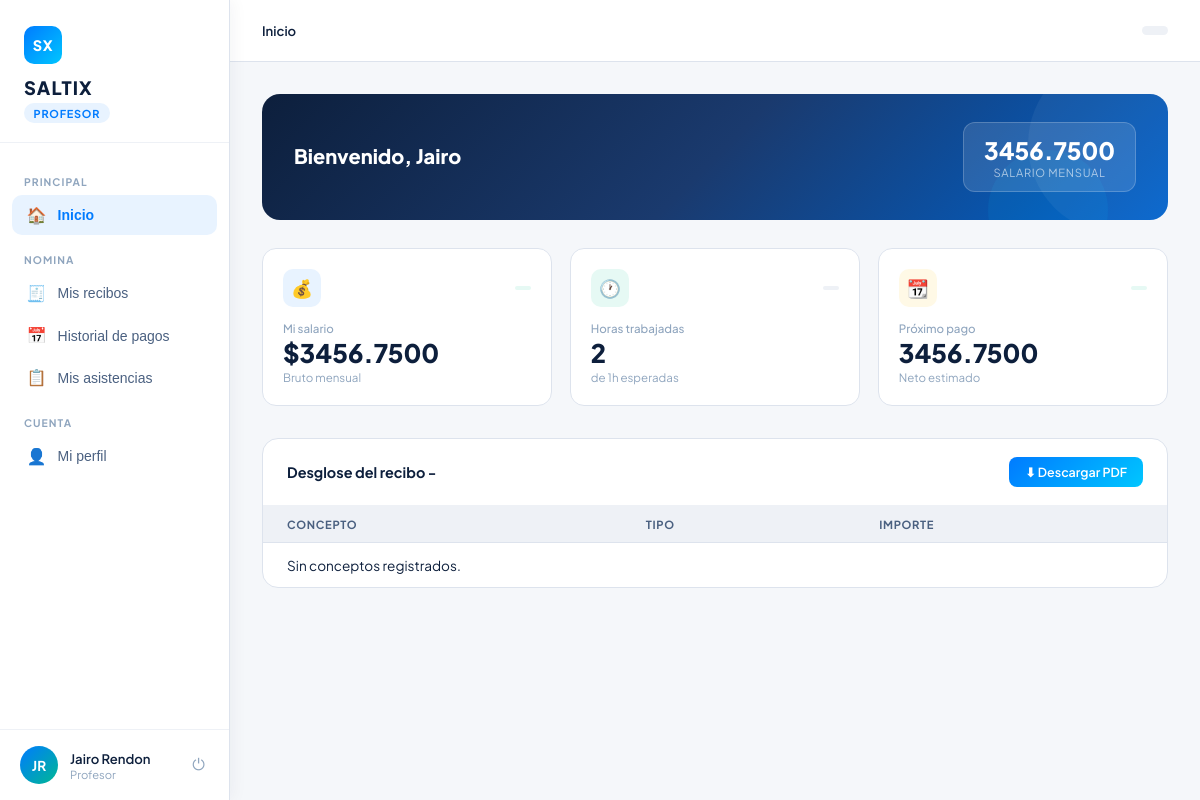
The app's page /profesores/ (signed in) with its own data.
### users/models.py (models this page shows, shortened)
class Usuario(AbstractBaseUser, PermissionsMixin):
    email = models.EmailField(max_length=254, unique=True)
    nombre = models.CharField(max_length=50, blank=False, null=False)
    apellido = models.CharField(max_length=50, blank=False, null=False)
    is_active = models.BooleanField(default=True)
    is_staff = models.BooleanField(default=False)
    date_joined = models.DateTimeField(default=timezone.now)
    last_login = models.DateTimeField(null=True, blank=True)
    rol_id = models.ForeignKey('Rol', on_delete=models.PROTECT, null=True, blank=True, related_name='users')
    objects = UsuarioManager()
    USERNAME_FIELD = "email"
    REQUIRED_FIELDS = ["nombre", "apellido"]

class Rol(models.Model):
    nombre = models.CharField(max_length=50, blank=False, null=False)
    descripcion = models.TextField(max_length=1000, blank=True, null=True)

### Profesores/models.py (models this page shows, shortened)
class Profesor(models.Model):
    ESTADOS = [
        ("ACTIVO", "Activo"),
        ("SUSPENDIDO", "Suspendido"),
        ("BAJA_TEMPORAL", "Baja temporal"),
        ("BAJA_DEFINITIVA", "Baja definitiva"),
    ]
    usuario = models.ForeignKey("users.Usuario", on_delete=models.CASCADE)
    rfc = models.CharField(max_length=13)
    curp = models.CharField(max_length=18)
    telefono = models.CharField(max_length=10)
    direccion = models.TextField(max_length=100)
    fecha_ingreso = models.DateField()
    estado_laboral = models.CharField(max_length=20, choices=ESTADOS, default="ACTIVO")
    costo_por_hora = models.DecimalField(max_digits=12, decimal_places=4)
    tipo_contrato = models.CharField(max_length=25)
    departamentos = models.ManyToManyField("users.Departamento", related_name="profesores")
    planteles = models.ManyToManyField("core.Plantel", related_name="profesores")

### Profesores/views.py (the view)
# urls.py: path("", views.dashboard, name="contabilidad_dashboard"),
def dashboard(request):
    usuario = request.user
    profesor = Profesor.objects.get(usuario=usuario.id)
    context = {
        "nombrep": profesor.usuario.nombre,
        "salariop": profesor.costo_por_hora,
        "salariomensualp": profesor.costo_por_hora,
        "salarionetop": profesor.costo_por_hora,
        "horasesperadasp": 1,
        "horasp": 2
    }
    return render(request, "Profesores/dashboard.html", context)

### Profesores/templates/Profesores/dashboard.html (shortened to what this page needs)
{% extends "core/layout.html" %}
{% load static %}
{% block page_css %}
<link rel="stylesheet" href="{% static 'css/dashboard_base.css' %}">
<link rel="stylesheet" href="{% static 'css/dashboard_profesor.css' %}">
{% endblock %}
{% block topbar %}
<header class="topbar">
    <div class="topbar-left">
        <div class="breadcrumb" id="breadcrumb">
            <strong>Inicio</strong>
        </div>
    </div>
    <div class="topbar-date">{{ fecha_actual }}</div>
</header>
{% endblock %}
{% block content %}
            <div class="page active" id="page-inicio">
                <div class="welcome-banner">
                    <div class="welcome-text">
                        <h2>Bienvenido, {{nombrep}}</h2>
                    </div>
                    <div class="welcome-badge">
                        <div class="amount">{{ salariomensualp }}</div>
                        <div class="amount-label">Salario mensual</div>
                    </div>
                </div>
                <div class="cards-grid">
                    <div class="card">
                        <div class="card-top">
                            <div class="card-icon-wrap icon-blue">💰</div>
                            <span class="card-trend trend-up">{{ salario_trend_label }}</span>
                        </div>
                        <div class="card-label">Mi salario</div>
                        <div class="card-value">${{ salariop }}</div>
                        <div class="card-sub">Bruto mensual</div>
                    </div>
                    <div class="card">
                        <div class="card-top">
                            <div class="card-icon-wrap icon-green">🕐</div>
                            <span class="card-trend trend-same">{{ horas_trend_label }}</span>
                        </div>
                        <div class="card-label">Horas trabajadas</div>
                        <div class="card-value">{{ horasp }}</div>
                        <div class="card-sub">de {{ horasesperadasp }}h esperadas</div>
                    </div>
                    <div class="card">
                        <div class="card-top">
                            <div class="card-icon-wrap icon-yellow">📆</div>
                            <span class="card-trend trend-up">{{ proximo_pago_fecha }}</span>
                        </div>
                        <div class="card-label">Próximo pago</div>
                        <div class="card-value">{{ salarionetop }}</div>
                        <div class="card-sub">Neto estimado</div>
                    </div>
                </div>
                <div class="table-wrap">
                    <div class="table-header">
                        <h3>Desglose del recibo - {{ recibo_periodo_label }}</h3>
                        <button class="btn-primary">⬇ Descargar PDF</button>
                    </div>
                    <table>
                        <thead>
                            <tr>
                                <th>Concepto</th>
                                <th>Tipo</th>
                                <th>Importe</th>
                            </tr>
                        </thead>
                        <tbody>
                        {% for item in recibo_detalle %}
                            <tr>
                                <td>{{ item.concepto }}</td>
                                <td><span class="pill {{ item.tipo_clase }}">{{ item.tipo_label }}</span></td>
                                <td>{{ item.importe }}</td>
                            </tr>
                        {% empty %}
                            <tr><td colspan="3">Sin conceptos registrados.</td></tr>
                        {% endfor %}
</tbody>
                    </table>
                </div>
            </div>
            </div>
        </div>
{% endblock %}

### core/templates/core/layout.html (shortened to what this page needs)
{% load static %}
<!DOCTYPE html>
<html lang="es">
<head>
  {% block page_css %}{% endblock %}
</head>
<body>
  {% if user.is_authenticated %}
    {% with role=user.rol_id.nombre|default:""|lower %}
      {% if role == "jefatura" %}
        <aside class="sidebar" id="sidebar">
          <div class="sidebar-logo">
            <div class="logo-mark">SX</div>
            <h1>SALTIX</h1>
            <span class="role-tag">Panel de Jefatura</span>
          </div>
          <nav>
            <button class="nav-item active" onclick="showPage('equipo', this)">
              <span class="icon">&#x1F465;</span> Mi equipo
            </button>
            <button class="nav-item" onclick="showPage('asistencia', this)">
              <span class="icon">&#x1F550;</span> Asistencia
            </button>
            <button class="nav-item" onclick="showPage('solicitudes', this)">
              <span class="icon">&#x1F4CB;</span> Solicitudes
              <span class="badge" id="badge-sol" style="position:relative;top:0;right:0;margin-left:auto;background:#e74c3c;color:#fff;border-radius:999px;padding:1px 7px;font-size:0.68rem;">{{ solicitudes_pendientes_total }}</span>
            </button>
            <button class="nav-item" onclick="showPage('reportes', this)">
              <span class="icon">&#x1F4CA;</span> Reportes
            </button>
          </nav>
          <div class="sidebar-profile">
            <div class="avatar">{{ user.nombre|default:"U"|slice:":1" }}{{ user.apellido|default:""|slice:":1" }}</div>
            <div class="profile-info">
              <div class="profile-name">{{ user.nombre }} {{ user.apellido }}</div>
              <div class="profile-role">{{ user.rol_id.nombre|default:"" }}</div>
            </div>
            <form action="{% url 'logout' %}" method="post" class="logout-form">
              {% csrf_token %}
              <button class="logout-btn" type="submit" title="Cerrar sesion">&#x23FB;</button>
            </form>
          </div>
        </aside>
      {% elif role == "profesor"%}
        <aside class="sidebar" id="sidebar">
          <div class="sidebar-logo">
            <div class="logo-mark">SX</div>
            <h1>SALTIX</h1>
            <span class="role-tag">Profesor</span>
          </div>
          <nav>
            <div class="nav-label">Principal</div>
            <button class="nav-item active" onclick="showPage('inicio',this)">
              <span class="icon">&#x1F3E0;</span>
              Inicio
            </button>
            <div class="nav-label">Nomina</div>
            <button class="nav-item" onclick="showPage('recibos',this)">
              <span class="icon">&#x1F9FE;</span>
              Mis recibos
            </button>
            <button class="nav-item" onclick="showPage('historial',this)">
              <span class="icon">&#x1F4C5;</span>
              Historial de pagos
            </button>
            <button class="nav-item" onclick="showPage('asistencias',this)">
              <span class="icon">&#x1F4CB;</span>
              Mis asistencias
            </button>
            <div class="nav-label">Cuenta</div>
            <button class="nav-item" onclick="showPage('perfil',this)">
              <span class="icon">&#x1F464;</span>
              Mi perfil
            </button>
          </nav>
          <div class="sidebar-profile">
            <div class="avatar">{{ user.nombre|default:"U"|slice:":1" }}{{ user.apellido|default:""|slice:":1" }}</div>
            <div class="profile-info">
              <div class="profile-name">{{ user.nombre }} {{ user.apellido }}</div>
              <div class="profile-role">{{ user.rol_id.nombre|default:"" }}</div>
            </div>
            <form action="{% url 'logout' %}" method="post" class="logout-form">
              <button class="logout-btn" type="submit" title="Cerrar sesion">&#x23FB;</button>
            </form>
          </div>
        </aside>
      {% endif %}
    {% endwith %}
  {% endif %}
  <div class="main">
    {% block topbar %}{% endblock %}
    <div class="content">
      {% block content %}{% endblock %}
</body>
</html>

### records on screen
Usuario: nombre "J", apellido "R", nombre "Jairo", apellido "Rendon", rol_id.nombre "Profesor"
Profesor: costo_por_hora "3456.7500"

### other values on screen
{{ horasp }} "2"
{{ horasesperadasp }} "1"
